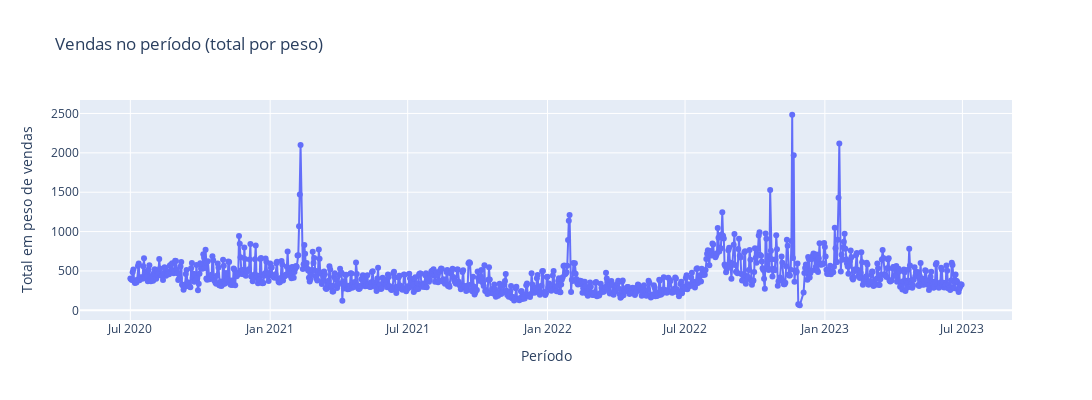

Notebook code cell kept with this figure:
### Code cell
fig = go.Figure()

fig.add_trace(go.Scatter(
    x=df_order['Date'].values,
    y=df_order['sum'].values,
    mode='lines+markers',
    name='Valores reais',
))

fig.update_layout(
    title=f'<span>Vendas no período (total por peso)</span>', 
    autosize=False,
    width=2200,
    height=400,
    xaxis=dict(title=f'<span>Período</span>'),
    yaxis=dict(title=f'<span>Total em peso de vendas</span>')
)

fig.show()

### Figure 1 — Plotly figure (JSON) as saved in the notebook; plotly's stock layout.template omitted (floating-point values rounded to 4 significant figures; data arrays with more than 128 entries replaced by an {"elided": "..."} marker saying what was removed)
{"data": [{"mode": "lines+markers", "name": "Valores reais", "type": "scatter", "x": {"elided": "1085 str values"}, "y": {"elided": "1085 float values"}}], "layout": {"autosize": false, "height": 400, "title": {"text": "<span>Vendas no período (total por peso)</span>"}, "width": 2200, "xaxis": {"title": {"text": "<span>Período</span>"}}, "yaxis": {"title": {"text": "<span>Total em peso de vendas</span>"}}}}
